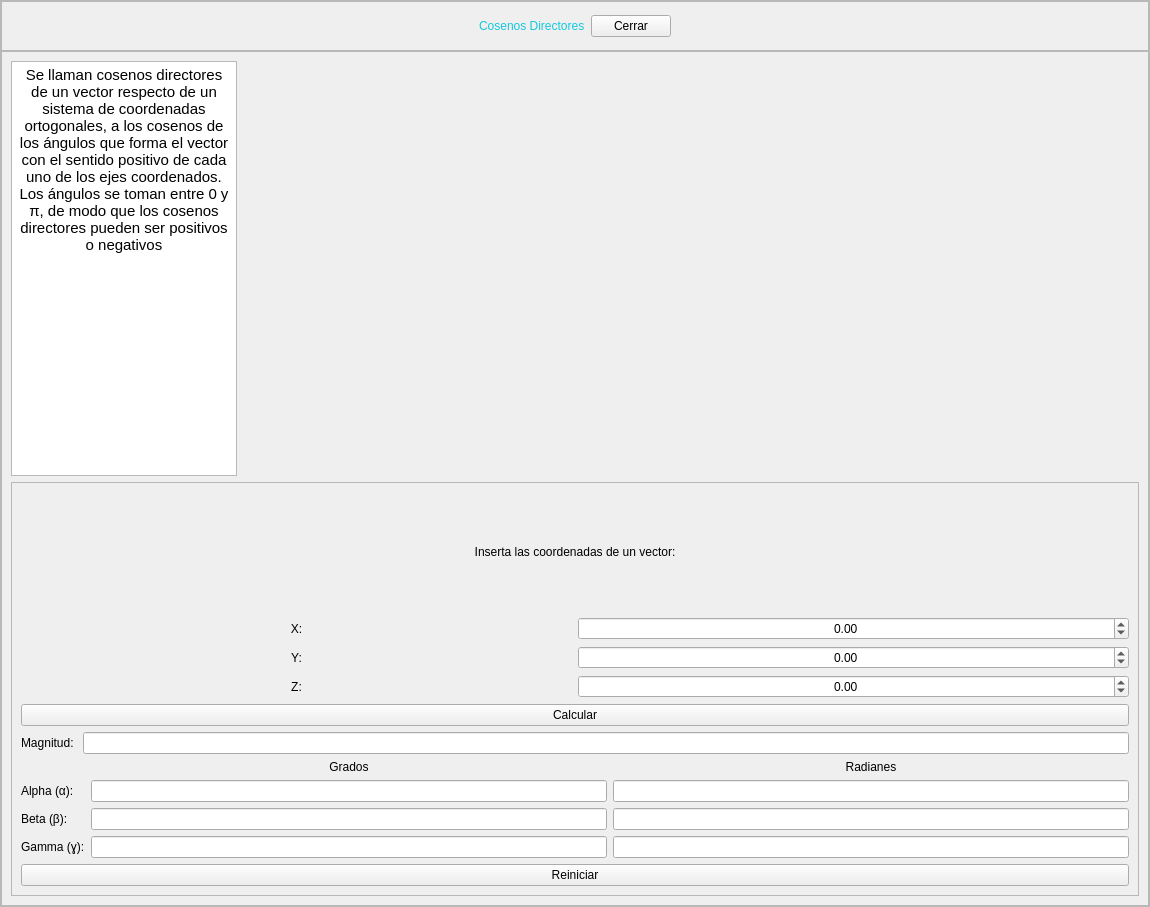
<?xml version="1.0" encoding="UTF-8"?>
<ui version="4.0">
 <class>MainWindow</class>
 <widget class="QMainWindow" name="MainWindow">
  <property name="geometry">
   <rect>
    <x>0</x>
    <y>0</y>
    <width>1150</width>
    <height>907</height>
   </rect>
  </property>
  <property name="windowTitle">
   <string>MainWindow</string>
  </property>
  <widget class="QWidget" name="centralwidget">
   <layout class="QHBoxLayout" name="horizontalLayout">
    <property name="spacing">
     <number>0</number>
    </property>
    <property name="leftMargin">
     <number>0</number>
    </property>
    <property name="topMargin">
     <number>0</number>
    </property>
    <property name="rightMargin">
     <number>0</number>
    </property>
    <property name="bottomMargin">
     <number>0</number>
    </property>
    <item>
     <widget class="QFrame" name="frame">
      <property name="frameShape">
       <enum>QFrame::StyledPanel</enum>
      </property>
      <property name="frameShadow">
       <enum>QFrame::Raised</enum>
      </property>
      <layout class="QVBoxLayout" name="verticalLayout" stretch="1,10">
       <property name="spacing">
        <number>0</number>
       </property>
       <property name="leftMargin">
        <number>0</number>
       </property>
       <property name="topMargin">
        <number>0</number>
       </property>
       <property name="rightMargin">
        <number>0</number>
       </property>
       <property name="bottomMargin">
        <number>0</number>
       </property>
       <item>
        <widget class="QFrame" name="frame_2">
         <property name="maximumSize">
          <size>
           <width>16777215</width>
           <height>50</height>
          </size>
         </property>
         <property name="styleSheet">
          <string notr="true">QLabel{
font: 87 12pt &quot;Arial Black&quot;;
color: rgb(20, 200,220);
}

QPushButton{
	font: 10pt &quot;MS Shell Dlg 2&quot;;
}</string>
         </property>
         <property name="frameShape">
          <enum>QFrame::StyledPanel</enum>
         </property>
         <property name="frameShadow">
          <enum>QFrame::Raised</enum>
         </property>
         <layout class="QHBoxLayout" name="horizontalLayout_2">
          <item>
           <spacer name="horizontalSpacer">
            <property name="orientation">
             <enum>Qt::Horizontal</enum>
            </property>
            <property name="sizeHint" stdset="0">
             <size>
              <width>272</width>
              <height>20</height>
             </size>
            </property>
           </spacer>
          </item>
          <item>
           <widget class="QLabel" name="label">
            <property name="text">
             <string>Cosenos Directores</string>
            </property>
           </widget>
          </item>
          <item>
           <widget class="QPushButton" name="button_cerrar">
            <property name="text">
             <string>Cerrar</string>
            </property>
           </widget>
          </item>
          <item>
           <spacer name="horizontalSpacer_2">
            <property name="orientation">
             <enum>Qt::Horizontal</enum>
            </property>
            <property name="sizeHint" stdset="0">
             <size>
              <width>272</width>
              <height>20</height>
             </size>
            </property>
           </spacer>
          </item>
         </layout>
        </widget>
       </item>
       <item>
        <widget class="QFrame" name="frame_3">
         <property name="frameShape">
          <enum>QFrame::StyledPanel</enum>
         </property>
         <property name="frameShadow">
          <enum>QFrame::Raised</enum>
         </property>
         <layout class="QVBoxLayout" name="verticalLayout_2" stretch="1,1">
          <item>
           <layout class="QHBoxLayout" name="horizontalLayout_3" stretch="1,4">
            <property name="spacing">
             <number>0</number>
            </property>
            <item>
             <widget class="QTextEdit" name="textEdit">
              <property name="readOnly">
               <bool>true</bool>
              </property>
              <property name="html">
               <string>&lt;!DOCTYPE HTML PUBLIC &quot;-//W3C//DTD HTML 4.0//EN&quot; &quot;http://www.w3.org/TR/REC-html40/strict.dtd&quot;&gt;
&lt;html&gt;&lt;head&gt;&lt;meta name=&quot;qrichtext&quot; content=&quot;1&quot; /&gt;&lt;style type=&quot;text/css&quot;&gt;
p, li { white-space: pre-wrap; }
&lt;/style&gt;&lt;/head&gt;&lt;body style=&quot; font-family:'MS Shell Dlg 2'; font-size:7.8pt; font-weight:400; font-style:normal;&quot;&gt;
&lt;p align=&quot;center&quot; style=&quot; margin-top:0px; margin-bottom:0px; margin-left:0px; margin-right:0px; -qt-block-indent:0; text-indent:0px;&quot;&gt;&lt;span style=&quot; font-size:11pt;&quot;&gt;Se llaman cosenos directores de un vector respecto de un sistema de coordenadas ortogonales, a los cosenos de los ángulos que forma el vector con el sentido positivo de cada uno de los ejes coordenados. Los ángulos se toman entre 0 y π, de modo que los cosenos directores pueden ser positivos o negativos&lt;/span&gt;&lt;/p&gt;&lt;/body&gt;&lt;/html&gt;</string>
              </property>
             </widget>
            </item>
            <item>
             <layout class="QVBoxLayout" name="graf_cosenos"/>
            </item>
           </layout>
          </item>
          <item>
           <widget class="QFrame" name="frame_4">
            <property name="styleSheet">
             <string notr="true">QLabel{
	font: 75 11pt &quot;MS Shell Dlg 2&quot;;
}

QPushButton{
	font: 75 11pt &quot;MS Shell Dlg 2&quot;;
}

QLineEdit{
	font: 75 11pt &quot;MS Shell Dlg 2&quot;;
}

QDoubleSpinBox{
	font: 75 11pt &quot;MS Shell Dlg 2&quot;;
}</string>
            </property>
            <property name="frameShape">
             <enum>QFrame::StyledPanel</enum>
            </property>
            <property name="frameShadow">
             <enum>QFrame::Raised</enum>
            </property>
            <layout class="QVBoxLayout" name="verticalLayout_3" stretch="1,1,0,0,0,0">
             <item>
              <widget class="QLabel" name="label_3">
               <property name="text">
                <string>Inserta las coordenadas de un vector:</string>
               </property>
               <property name="alignment">
                <set>Qt::AlignCenter</set>
               </property>
              </widget>
             </item>
             <item>
              <layout class="QGridLayout" name="gridLayout">
               <item row="2" column="0">
                <widget class="QLabel" name="label_4">
                 <property name="text">
                  <string>Z:</string>
                 </property>
                 <property name="alignment">
                  <set>Qt::AlignCenter</set>
                 </property>
                </widget>
               </item>
               <item row="0" column="0">
                <widget class="QLabel" name="label_5">
                 <property name="text">
                  <string>X:</string>
                 </property>
                 <property name="alignment">
                  <set>Qt::AlignCenter</set>
                 </property>
                </widget>
               </item>
               <item row="1" column="0">
                <widget class="QLabel" name="label_6">
                 <property name="text">
                  <string>Y:</string>
                 </property>
                 <property name="alignment">
                  <set>Qt::AlignCenter</set>
                 </property>
                </widget>
               </item>
               <item row="0" column="1">
                <widget class="QDoubleSpinBox" name="sBox_X">
                 <property name="alignment">
                  <set>Qt::AlignCenter</set>
                 </property>
                 <property name="minimum">
                  <double>-100000.000000000000000</double>
                 </property>
                 <property name="maximum">
                  <double>100000.000000000000000</double>
                 </property>
                </widget>
               </item>
               <item row="1" column="1">
                <widget class="QDoubleSpinBox" name="sBox_Y">
                 <property name="alignment">
                  <set>Qt::AlignCenter</set>
                 </property>
                 <property name="minimum">
                  <double>-100000.000000000000000</double>
                 </property>
                 <property name="maximum">
                  <double>100000.000000000000000</double>
                 </property>
                </widget>
               </item>
               <item row="2" column="1">
                <widget class="QDoubleSpinBox" name="sBox_Z">
                 <property name="alignment">
                  <set>Qt::AlignCenter</set>
                 </property>
                 <property name="minimum">
                  <double>-100000.000000000000000</double>
                 </property>
                 <property name="maximum">
                  <double>100000.000000000000000</double>
                 </property>
                </widget>
               </item>
              </layout>
             </item>
             <item>
              <widget class="QPushButton" name="button_calcular">
               <property name="text">
                <string>Calcular</string>
               </property>
              </widget>
             </item>
             <item>
              <layout class="QHBoxLayout" name="horizontalLayout_5">
               <item>
                <widget class="QLabel" name="label_7">
                 <property name="text">
                  <string>Magnitud: </string>
                 </property>
                </widget>
               </item>
               <item>
                <widget class="QLineEdit" name="line_magnitud">
                 <property name="alignment">
                  <set>Qt::AlignCenter</set>
                 </property>
                 <property name="readOnly">
                  <bool>true</bool>
                 </property>
                </widget>
               </item>
              </layout>
             </item>
             <item>
              <layout class="QGridLayout" name="gridLayout_2">
               <item row="0" column="1">
                <widget class="QLabel" name="label_8">
                 <property name="text">
                  <string>Grados</string>
                 </property>
                 <property name="alignment">
                  <set>Qt::AlignCenter</set>
                 </property>
                </widget>
               </item>
               <item row="1" column="1">
                <widget class="QLineEdit" name="line_grad_alpha">
                 <property name="alignment">
                  <set>Qt::AlignCenter</set>
                 </property>
                 <property name="readOnly">
                  <bool>true</bool>
                 </property>
                </widget>
               </item>
               <item row="2" column="0">
                <widget class="QLabel" name="label_9">
                 <property name="text">
                  <string>Beta (β):</string>
                 </property>
                </widget>
               </item>
               <item row="3" column="0">
                <widget class="QLabel" name="label_10">
                 <property name="text">
                  <string>Gamma (ɣ):</string>
                 </property>
                </widget>
               </item>
               <item row="1" column="0">
                <widget class="QLabel" name="label_11">
                 <property name="text">
                  <string>Alpha (α):</string>
                 </property>
                </widget>
               </item>
               <item row="0" column="2">
                <widget class="QLabel" name="label_12">
                 <property name="text">
                  <string>Radianes</string>
                 </property>
                 <property name="alignment">
                  <set>Qt::AlignCenter</set>
                 </property>
                </widget>
               </item>
               <item row="1" column="2">
                <widget class="QLineEdit" name="line_rad_alpha">
                 <property name="alignment">
                  <set>Qt::AlignCenter</set>
                 </property>
                 <property name="readOnly">
                  <bool>true</bool>
                 </property>
                </widget>
               </item>
               <item row="2" column="1">
                <widget class="QLineEdit" name="line_grad_beta">
                 <property name="alignment">
                  <set>Qt::AlignCenter</set>
                 </property>
                 <property name="readOnly">
                  <bool>true</bool>
                 </property>
                </widget>
               </item>
               <item row="2" column="2">
                <widget class="QLineEdit" name="line_rad_beta">
                 <property name="alignment">
                  <set>Qt::AlignCenter</set>
                 </property>
                 <property name="readOnly">
                  <bool>true</bool>
                 </property>
                </widget>
               </item>
               <item row="3" column="1">
                <widget class="QLineEdit" name="line_grad_gamma">
                 <property name="alignment">
                  <set>Qt::AlignCenter</set>
                 </property>
                 <property name="readOnly">
                  <bool>true</bool>
                 </property>
                </widget>
               </item>
               <item row="3" column="2">
                <widget class="QLineEdit" name="line_rad_gamma">
                 <property name="alignment">
                  <set>Qt::AlignCenter</set>
                 </property>
                 <property name="readOnly">
                  <bool>true</bool>
                 </property>
                </widget>
               </item>
              </layout>
             </item>
             <item>
              <widget class="QPushButton" name="button_reiniciar">
               <property name="text">
                <string>Reiniciar</string>
               </property>
              </widget>
             </item>
            </layout>
           </widget>
          </item>
         </layout>
        </widget>
       </item>
      </layout>
     </widget>
    </item>
   </layout>
  </widget>
 </widget>
 <resources/>
 <connections/>
</ui>
